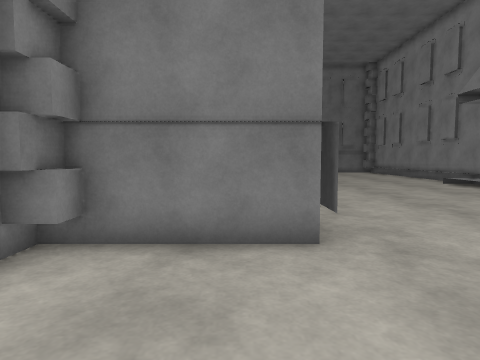
[1] (above)

14 first-person views from a walk through a Gazebo world. The camera is 1.3 m above the floor, tilts 4° down and sees 75° across. The floor is counted in squares, 1 m on a side. Each view is taken from the middle of a square. On the plan, view 1 faces up. The plan holds only what a view shows up to about 14 squares ahead; the rest is blank. The place goes on beyond the plan. Gazebo's built-in surfaces are drawn with simple patterns. Some stock models are drawn as simple stand-ins.

[2]
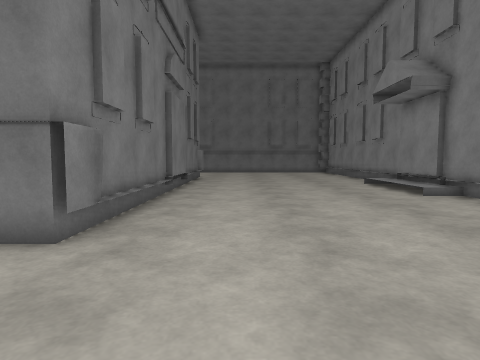

[3]
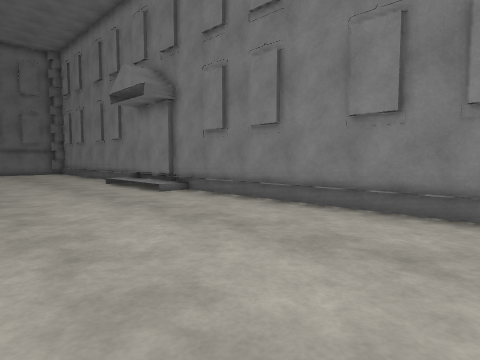

[4]
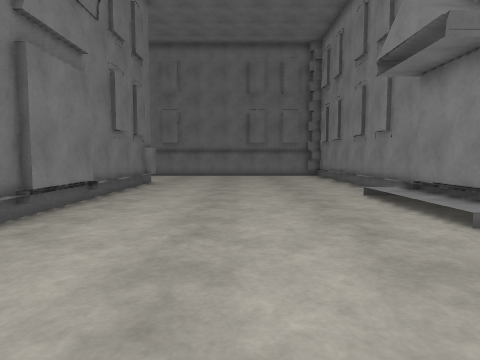

[5]
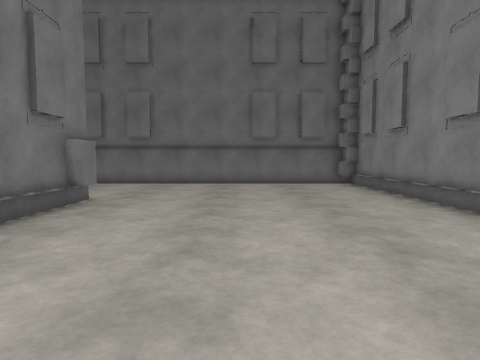

[6]
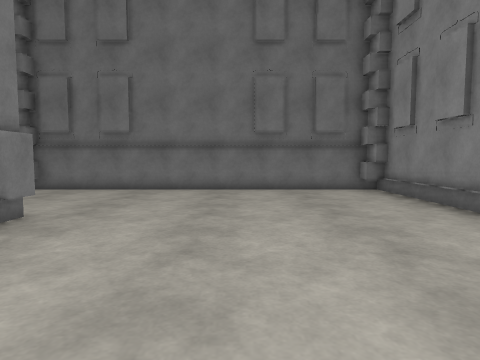

[7]
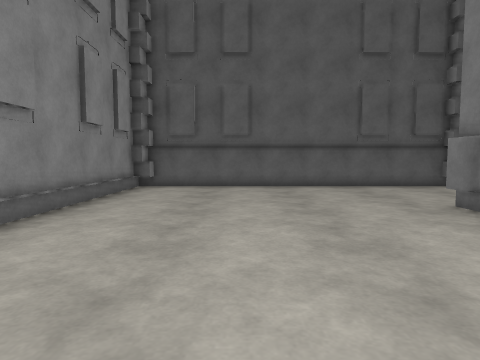

[8]
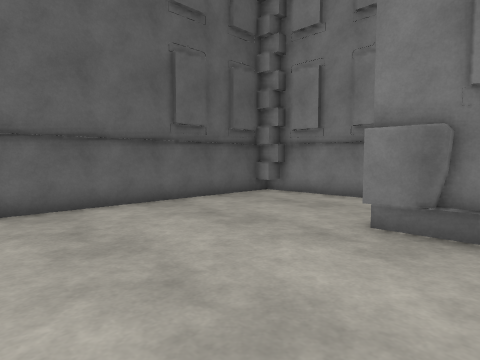

[9]
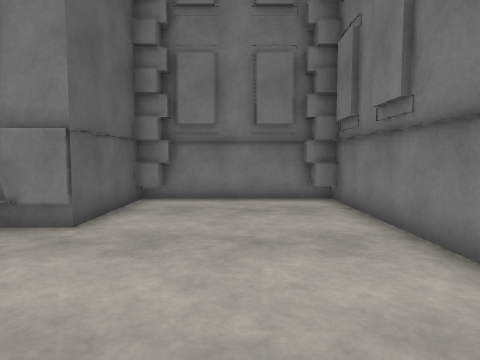

[10]
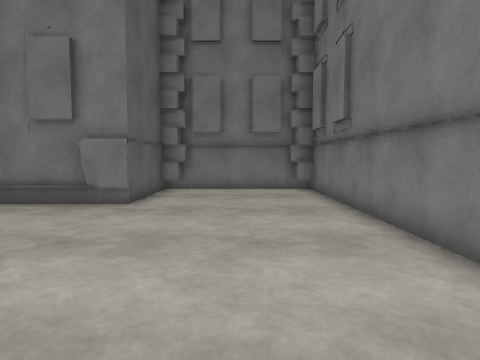

[11]
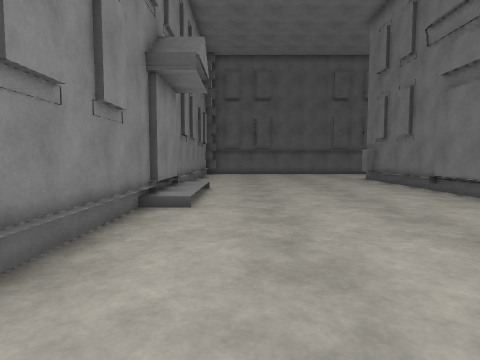

[12]
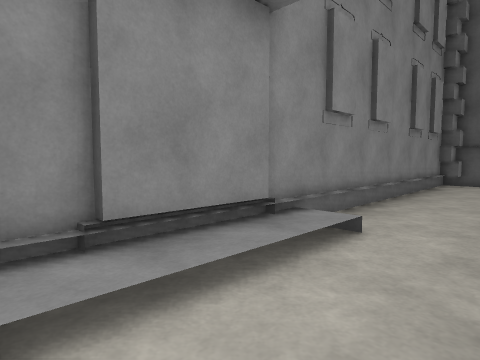

[13]
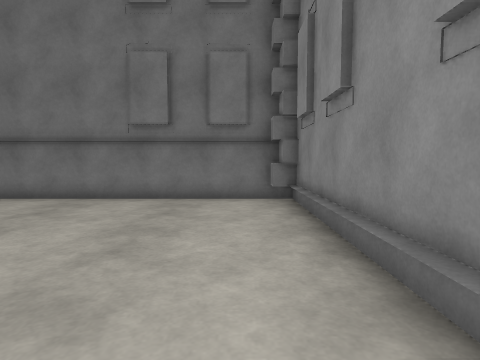

[14]
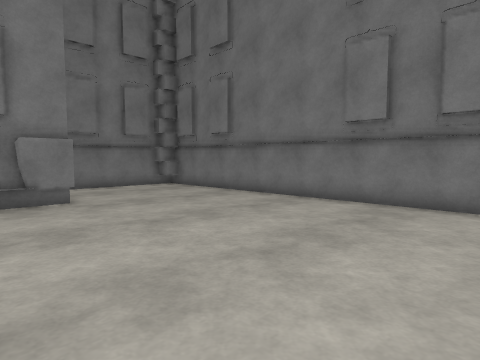

### Floor plan
Key: @ floor where view 1 was taken; . floor; S school.
Columns run from 3 left of view 1 to 12 right of it. Each row starts with its distance up from view 1.
 28 SSSSSSSSSSSSSSSS
 27 S.............SS
 26 S..............S
 25 S..............S
 24 S..............S
 23 S..............S
 22 SSSSS..........S
 21     S..........S
 20     S..........S
 19     S..........S
 18     S..........S
 17     S..........S
 16     S.........SS
 15     S.........SS
 14     S.........SS
 13     S.........SS
 12     S.........SS
 11     S.........SS
 10     S..........S
  9     S..........S
  8     S..........S
  7     S..........S
  6     S..........S
  5 SSSSS..........S
  4 S..............S
  3 S..............S
  2 S..............S
  1 S..............S
  0 S..@...........S
 -1 S.............SS
 -2 SSSSSSSSSSSSSSS

Where each view was taken, in squares from view 1:
view 1: 0 up, 0 right, facing up
view 2: 0 up, 4 right, facing up
view 3: 0 up, 4 right, facing up-right
view 4: 5 up, 6 right, facing up
view 5: 12 up, 6 right, facing up
view 6: 15 up, 6 right, facing up
view 7: 13 up, 7 right, facing down
view 8: 7 up, 7 right, facing down-left
view 9: 25 up, 7 right, facing left
view 10: 25 up, 10 right, facing left
view 11: 24 up, 9 right, facing down
view 12: 16 up, 8 right, facing down-right
view 13: 18 up, 10 right, facing up
view 14: 19 up, 11 right, facing up-left
